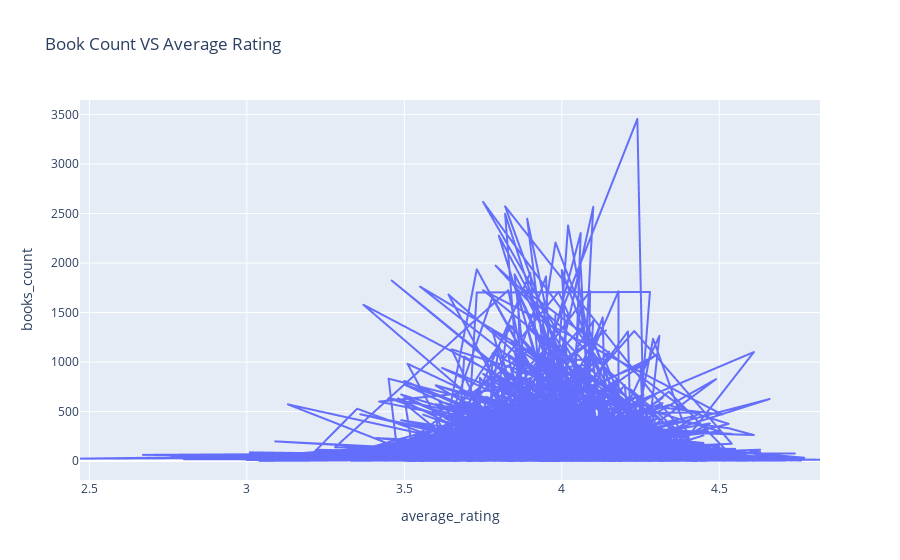

Notebook cell for this chart:
### Markdown cell above
* Анализ взаимосвязи между количеством изданий и рейтингами

### Code cell
fig = px.line(books, y="books_count", x="average_rating", title='Book Count VS Average Rating')
fig.show()

### Figure 1 — Plotly figure (JSON) as saved in the notebook; plotly's stock layout.template omitted (floating-point values rounded to 4 significant figures; data arrays with more than 128 entries replaced by an {"elided": "..."} marker saying what was removed)
{"data": [{"hovertemplate": "average_rating=%{x}<br>books_count=%{y}<extra></extra>", "legendgroup": "", "line": {"color": "#636efa", "dash": "solid"}, "marker": {"symbol": "circle"}, "mode": "lines", "name": "", "showlegend": false, "type": "scattergl", "x": {"elided": "9151 float values"}, "xaxis": "x", "y": {"elided": "9151 int values"}, "yaxis": "y"}], "layout": {"legend": {"tracegroupgap": 0}, "title": {"text": "Book Count VS Average Rating"}, "xaxis": {"anchor": "y", "domain": [0, 1], "title": {"text": "average_rating"}}, "yaxis": {"anchor": "x", "domain": [0, 1], "title": {"text": "books_count"}}}}
